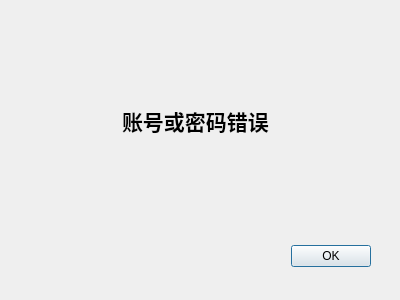
<?xml version="1.0" encoding="UTF-8"?>
<ui version="4.0">
 <class>QQLogin_err</class>
 <widget class="QDialog" name="QQLogin_err">
  <property name="windowModality">
   <enum>Qt::ApplicationModal</enum>
  </property>
  <property name="geometry">
   <rect>
    <x>0</x>
    <y>0</y>
    <width>400</width>
    <height>300</height>
   </rect>
  </property>
  <property name="minimumSize">
   <size>
    <width>400</width>
    <height>300</height>
   </size>
  </property>
  <property name="maximumSize">
   <size>
    <width>400</width>
    <height>300</height>
   </size>
  </property>
  <property name="focusPolicy">
   <enum>Qt::StrongFocus</enum>
  </property>
  <property name="windowTitle">
   <string>Dialog</string>
  </property>
  <property name="modal">
   <bool>true</bool>
  </property>
  <widget class="QDialogButtonBox" name="buttonBox">
   <property name="geometry">
    <rect>
     <x>30</x>
     <y>240</y>
     <width>341</width>
     <height>32</height>
    </rect>
   </property>
   <property name="focusPolicy">
    <enum>Qt::NoFocus</enum>
   </property>
   <property name="acceptDrops">
    <bool>false</bool>
   </property>
   <property name="orientation">
    <enum>Qt::Horizontal</enum>
   </property>
   <property name="standardButtons">
    <set>QDialogButtonBox::Ok</set>
   </property>
  </widget>
  <widget class="QWidget" name="layoutWidget">
   <property name="geometry">
    <rect>
     <x>-10</x>
     <y>100</y>
     <width>411</width>
     <height>42</height>
    </rect>
   </property>
   <layout class="QHBoxLayout" name="horizontalLayout">
    <item>
     <spacer name="horizontalSpacer">
      <property name="orientation">
       <enum>Qt::Horizontal</enum>
      </property>
      <property name="sizeHint" stdset="0">
       <size>
        <width>40</width>
        <height>20</height>
       </size>
      </property>
     </spacer>
    </item>
    <item>
     <widget class="QLabel" name="label">
      <property name="minimumSize">
       <size>
        <width>0</width>
        <height>40</height>
       </size>
      </property>
      <property name="font">
       <font>
        <pointsize>16</pointsize>
        <bold>true</bold>
       </font>
      </property>
      <property name="text">
       <string>账号或密码错误</string>
      </property>
     </widget>
    </item>
    <item>
     <spacer name="horizontalSpacer_2">
      <property name="orientation">
       <enum>Qt::Horizontal</enum>
      </property>
      <property name="sizeHint" stdset="0">
       <size>
        <width>40</width>
        <height>20</height>
       </size>
      </property>
     </spacer>
    </item>
   </layout>
  </widget>
 </widget>
 <resources/>
 <connections>
  <connection>
   <sender>buttonBox</sender>
   <signal>accepted()</signal>
   <receiver>QQLogin_err</receiver>
   <slot>accept()</slot>
   <hints>
    <hint type="sourcelabel">
     <x>248</x>
     <y>254</y>
    </hint>
    <hint type="destinationlabel">
     <x>157</x>
     <y>274</y>
    </hint>
   </hints>
  </connection>
  <connection>
   <sender>buttonBox</sender>
   <signal>rejected()</signal>
   <receiver>QQLogin_err</receiver>
   <slot>reject()</slot>
   <hints>
    <hint type="sourcelabel">
     <x>316</x>
     <y>260</y>
    </hint>
    <hint type="destinationlabel">
     <x>286</x>
     <y>274</y>
    </hint>
   </hints>
  </connection>
 </connections>
</ui>
